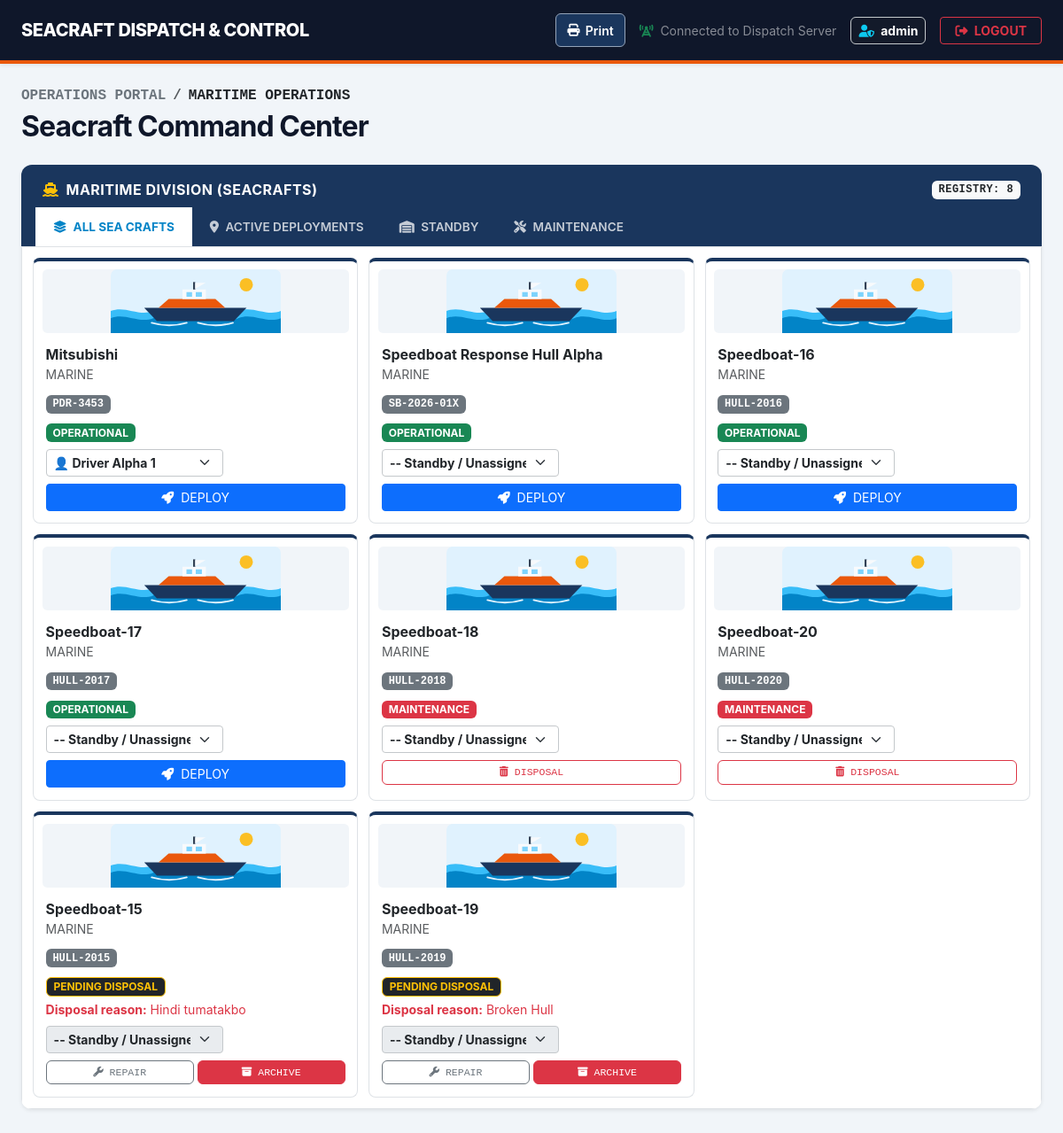
The page /maritime/dispatch/ (signed in) on the database as committed earlier.
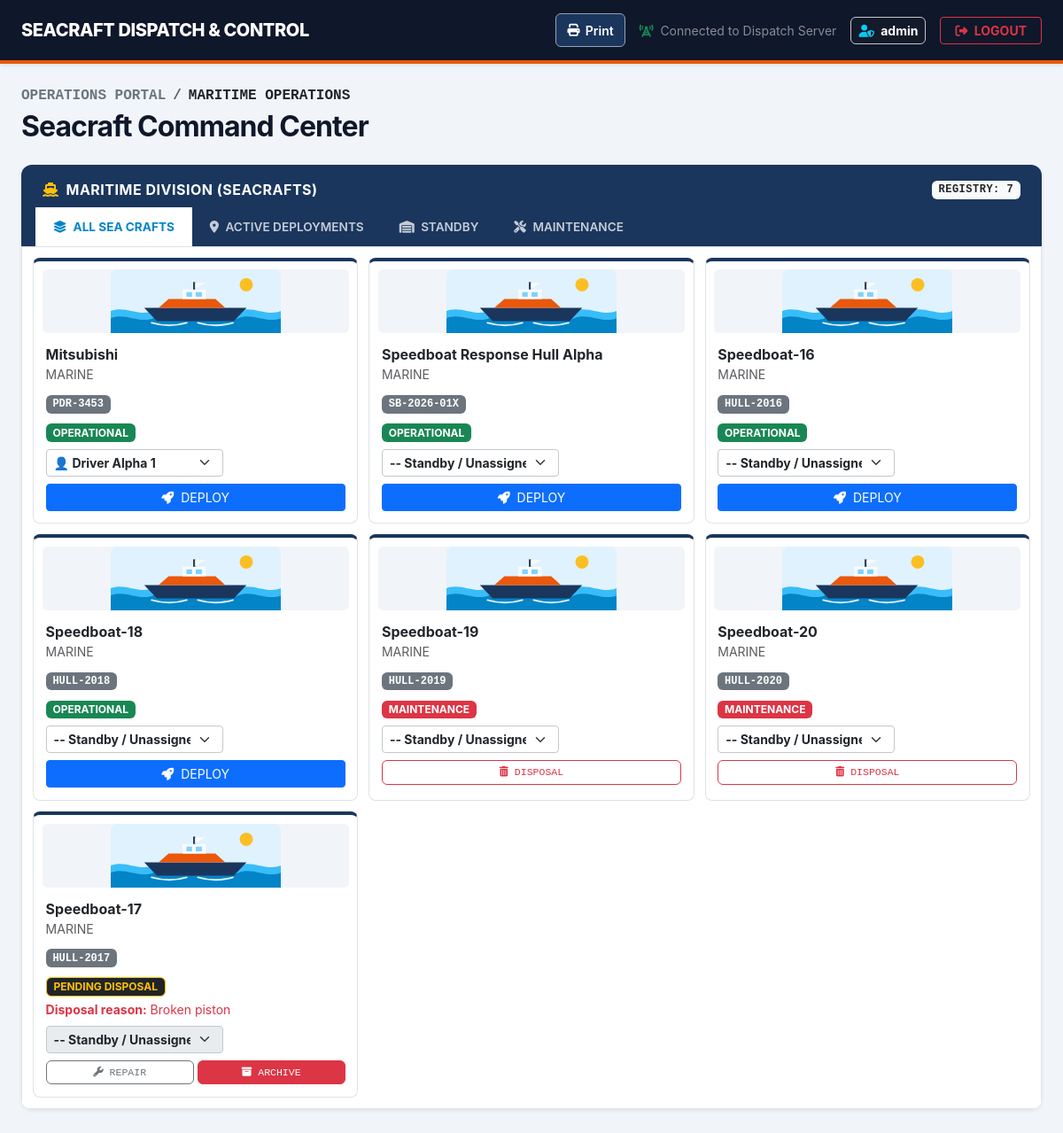
The same page on the database as committed later.
### fleet/models.py (models this page shows, shortened)
class Vehicle(models.Model):
    DEPLOYMENT_PURPOSE_CHOICES = [
        ('EMERGENCY_RESPONSE', 'Emergency response'),
        ('MEDICAL_TRANSPORT', 'Medical transport'),
        ('RESCUE_OPERATION', 'Rescue operation'),
        ('OFFICIAL_BUSINESS', 'Official business'),
        ('LOGISTICS_SUPPORT', 'Logistics support'),
        ('OTHER', 'Other'),
    ]
    STATUS_CHOICES = [
        ('OPERATIONAL', 'Operational'),
        ('MAINTENANCE', 'Maintenance'),
        ('DEPLOYED', 'Deployed'),
    ]
    model_name = models.CharField(max_length=100)
    plate_number = models.CharField(max_length=50, unique=True)
    vehicle_type = models.ForeignKey(VehicleType, on_delete=models.CASCADE)
    status = models.CharField(
        max_length=50,
        choices=STATUS_CHOICES,
        default='OPERATIONAL'
    )
    maintenance_problem = models.CharField(max_length=1000, blank=True)
    assigned_driver = models.ForeignKey(
        Driver,
        on_delete=models.SET_NULL,
        null=True,
        blank=True,
        related_name='vehicles'
    )
    deployment_purpose = models.CharField(
        max_length=30,
        choices=DEPLOYMENT_PURPOSE_CHOICES,
        blank=True,
    )
    deployment_destination = models.CharField(max_length=255, blank=True)

class VehicleType(models.Model):
    name = models.CharField(max_length=50, unique=True)

### fleet/views.py (the view, shortened to what this page needs)
# urls.py: path('maritime/dispatch/', views.seacraft_dispatch_view, name='seacraft_dispatch'),
@login_required
def seacraft_dispatch_view(request):
    user = request.user
    is_authorized = (
        user.is_superuser
        or user.groups.filter(name="Seacraft Dispatch").exists()
        or any(x in user.username.lower() for x in ["sea", "maritime"])
    )
    if not is_authorized:
        messages.error(
            request, "Access restricted to authorized Maritime Dispatchers."
        )
        return redirect("homepage")
    busy_driver_ids = Vehicle.objects.filter(
        status="DEPLOYED", assigned_driver__isnull=False
    ).values_list("assigned_driver_id", flat=True)
    available_drivers = Driver.objects.filter(
        is_active=True,
        license_number__startswith="MAR-"
    ).exclude(
        id__in=busy_driver_ids
    )
    sea_crafts = (
        Vehicle.objects.filter(
            Q(vehicle_type__name__iexact="marine")
            | Q(vehicle_type__name__iexact="maritime")
        )
        .exclude(status__in=["ARCHIVED", "DISPOSED"])
        .select_related("vehicle_type", "assigned_driver")
        .order_by(
            Case(
                When(status="OPERATIONAL", then=Value(1)),
                When(status="DEPLOYED", then=Value(2)),
                When(status="MAINTENANCE", then=Value(3)),
                When(status="PENDING_DISPOSAL", then=Value(4)),
                default=Value(5),
                output_field=IntegerField(),
            ),
            "model_name",
        )
    )
    sea_crafts = add_disposal_reasons(sea_crafts)
    maintenance_crafts = [
        craft for craft in sea_crafts
        if craft.status == "MAINTENANCE"
    ]
    return render(
        request,
        "fleet/seacraft_dispatch.html",
        {
            "sea_crafts": sea_crafts,
            "maintenance_crafts": maintenance_crafts,
            "drivers": available_drivers,
        },
    )

### fleet/templates/fleet/seacraft_dispatch.html (shortened to what this page needs)
{% load static %}
<!DOCTYPE html>
<html lang="en">
<head>
    <link href="https://cdn.jsdelivr.net/npm/bootstrap@5.3.0/dist/css/bootstrap.min.css" rel="stylesheet">
    <link rel="stylesheet" href="https://cdnjs.cloudflare.com/ajax/libs/font-awesome/6.4.0/css/all.min.css">
    <link rel="stylesheet" href="{% static 'fleet/css/asset_grid.css' %}">
    <link rel="stylesheet" href="{% static 'fleet/css/dashboard_views.css' %}">
    <link rel="stylesheet" href="{% static 'fleet/css/dashboard_print.css' %}">
    <link rel="stylesheet" href="{% static 'fleet/css/dashboard_theme.css' %}">
</head>
<body class="dashboard-shell">
    <nav class="navbar navbar-expand-lg shadow-sm sticky-top" style="background-color: var(--brand-blue);">
        <div class="container-fluid px-4">
            <a class="navbar-brand navbar-brand-custom d-flex align-items-center" href="#">
                SEACRAFT DISPATCH & CONTROL
            </a>
            <div class="d-flex align-items-center gap-3">
    <button type="button" class="dashboard-print-trigger" aria-label="Print dashboard">
        <i class="fa-solid fa-print" aria-hidden="true"></i> Print
    </button>
    <span class="text-white-50 small d-none d-md-inline">
        <i class="fa-solid fa-tower-cell text-success me-1"></i> Connected to Dispatch Server
    </span>
    {% if user.is_authenticated %}
    <span class="text-white small fw-bold bg-dark bg-opacity-25 px-2 py-1 rounded-2 border border-secondary-subtle">
        <i class="fa-solid fa-user-shield text-info me-1"></i> {{ user.username }}
    </span>
    {% endif %}
    <button type="button" class="btn btn-sm btn-outline-danger px-3 text-uppercase fw-bold" data-bs-toggle="modal" data-bs-target="#logoutModal">
        <i class="fa-solid fa-right-from-bracket me-1"></i> Logout
    </button>
</div>
        </div>
    </nav>
    <main class="container-fluid py-5 px-4" style="max-width: 1600px;">
        <div class="mb-4">
            <nav aria-label="breadcrumb">
                <ol class="breadcrumb mb-1 text-uppercase small font-monospace fw-bold">
                    <li class="breadcrumb-item"><a href="#" class="text-decoration-none text-secondary">Operations Portal</a></li>
                    <li class="breadcrumb-item text-dark active" aria-current="page">Maritime Operations</li>
                </ol>
            </nav>
            <h2 class="fw-bold m-0" style="letter-spacing: -0.03em; color: var(--brand-blue);">Seacraft Command Center</h2>
        </div>
        <div class="card shadow-sm border-0 mb-5">
            <div class="panel-header-custom p-0 border-0" style="background-color: #0284C7;">
                <div class="d-flex justify-content-between align-items-center px-4 pt-3 pb-2">
                    <span><i class="fa-solid fa-ship me-2 text-warning"></i>MARITIME DIVISION (SEACRAFTS)</span>
                    <span class="badge bg-light text-dark font-monospace">REGISTRY: {{ sea_crafts.count }}</span>
                </div>
                <ul class="nav nav-tabs custom-tabs border-0 px-3" id="seacraftTab" role="tablist">
                    <li class="nav-item" role="presentation">
                        <button class="nav-link active" id="all-crafts-tab" data-bs-toggle="tab" data-bs-target="#all-crafts" type="button" role="tab" aria-controls="all-crafts" aria-selected="true"><i class="fa-solid fa-layer-group me-1"></i> All Sea Crafts</button>
                    </li>
                    <li class="nav-item" role="presentation">
                        <button class="nav-link" id="deployed-crafts-tab" data-bs-toggle="tab" data-bs-target="#deployed-crafts" type="button" role="tab" aria-controls="deployed-crafts" aria-selected="false"><i class="fa-solid fa-location-dot me-1"></i> Active Deployments</button>
                    </li>
                    <li class="nav-item" role="presentation">
                        <button class="nav-link" id="standby-crafts-tab" data-bs-toggle="tab" data-bs-target="#standby-crafts" type="button" role="tab" aria-controls="standby-crafts" aria-selected="false"><i class="fa-solid fa-warehouse me-1"></i> Standby</button>
                    </li>
                    <li class="nav-item" role="presentation">
                        <button class="nav-link" id="maintenance-crafts-tab" data-bs-toggle="tab" data-bs-target="#maintenance-crafts" type="button" role="tab" aria-controls="maintenance-crafts" aria-selected="false"><i class="fa-solid fa-screwdriver-wrench me-1"></i> Maintenance</button>
                    </li>
                </ul>
            </div>
            <div class="card-body p-0 border bg-white rounded-bottom table-responsive">
                <div class="tab-content" id="seacraftTabContent">
                    <div class="tab-pane fade show active dashboard-view-list" id="all-crafts" data-view-list="dispatch-all-crafts" data-view-type="table" data-view-default="grid" role="tabpanel" aria-labelledby="all-crafts-tab">
                        <table class="table table-hover align-middle mb-0 asset-grid-table asset-grid-table--sea">
                            <tbody>
                                {% for craft in sea_crafts %}
                                <tr>
                                    <td>
                                        <strong>{{ craft.model_name }}</strong>
                                        <div class="text-muted small">{{ craft.vehicle_type.name }}</div>
                                    </td>
                                    <td><span class="badge bg-secondary font-monospace">{{ craft.plate_number }}</span></td>
                                    <td>
                                        {% if craft.status == 'DEPLOYED' %}
                                            <span class="badge bg-primary">DEPLOYED</span>
                                        {% elif craft.status == 'MAINTENANCE' %}
                                            <span class="badge bg-danger">MAINTENANCE</span>
                                        {% elif craft.status == 'PENDING_DISPOSAL' %}
                                            <span class="badge bg-dark border border-warning text-warning">PENDING DISPOSAL</span>
                                            <div class="small text-danger mt-1">
                                                <strong>Disposal reason:</strong>
                                                {{ craft.disposal_reason|default:"No reason recorded." }}
                                            </div>
                                        {% else %}
                                            <span class="badge bg-success">OPERATIONAL</span>
                                        {% endif %}
                                    </td>
                                    <td>
                                        <form action="{% url 'dashboard_portal:seacraft_dispatch' %}" method="post" class="d-flex gap-2 m-0">
                                            <select name="driver_id"
                                                    class="form-select form-select-sm fw-bold border-secondary-subtle"
                                                    style="max-width: 200px; cursor: pointer;"
                                                    onchange="this.form.submit();"
                                                    {% if craft.status == 'DEPLOYED' or craft.status == 'PENDING_DISPOSAL' %}disabled{% endif %}>
                                                <option value="">-- Standby / Unassigned --</option>
                                                {% if craft.assigned_driver %}
                                                    <option value="{{ craft.assigned_driver.id }}" selected>
                                                        👤 {{ craft.assigned_driver.name }} {% if craft.status == 'DEPLOYED' %}(In Field){% endif %}
                                                    </option>
                                                {% endif %}
                                            </select>
                                        </form>
                                    </td>
                                    <td>
                                        {% if craft.status == 'OPERATIONAL' %}
                                            <form action="{% url 'dashboard_portal:seacraft_dispatch' %}" method="post" class="m-0">
                                                <button type="submit" class="btn btn-sm btn-primary w-100"><i class="fa-solid fa-rocket me-1"></i> DEPLOY</button>
                                            </form>
                                        {% elif craft.status == 'MAINTENANCE' %}
                                            <div class="d-flex gap-1">
                                                <form action="{% url 'dashboard_portal:seacraft_dispatch' %}" method="post" class="m-0 {% if craft.assigned_driver %}w-50{% else %}w-100{% endif %}" onsubmit="return captureDispatchDisposalRemarks(this);">
                                                    <button type="submit" class="btn btn-xs btn-outline-danger w-100 py-1 font-monospace" style="font-size: 0.72rem;"><i class="fa-solid fa-trash-can"></i> DISPOSAL</button>
                                                </form>
                                            </div>
                                        {% elif craft.status == 'PENDING_DISPOSAL' %}
                                            <div class="d-flex gap-1">
                                                <form action="{% url 'dashboard_portal:seacraft_dispatch' %}" method="post" class="m-0 w-50">
                                                    <button type="submit" class="btn btn-xs btn-outline-secondary w-100 py-1 font-monospace" style="font-size: 0.72rem;" title="Decline and return to Under Maintenance"><i class="fa-solid fa-wrench"></i> REPAIR</button>
                                                </form>
                                                <form action="{% url 'dashboard_portal:seacraft_dispatch' %}" method="post" class="m-0 w-50">
                                                    <button type="submit" class="btn btn-xs btn-danger w-100 py-1 font-monospace" style="font-size: 0.72rem;" title="Confirm asset disposal clearance"><i class="fa-solid fa-box-archive"></i> ARCHIVE</button>
                                                </form>
                                            </div>
                                        {% else %}
                                            <button type="button" class="btn btn-sm btn-secondary w-100" disabled><i class="fa-solid fa-ban me-1"></i> LOCKED</button>
                                        {% endif %}
                                    </td>
                                </tr>
                                {% empty %}
                                <tr><td colspan="5" class="text-center py-4 text-muted fw-semibold">No marine operations fleet assets registered in system mapping rows.</td></tr>
                                {% endfor %}
                            </tbody>
                        </table>
                    </div>
                </div>
            </div>
        </div>
    </main>
</body>
</html>

Rows that differ between the two databases and show on the page:
no longer on this page (row edited): Vehicle: model_name "Speedboat-15", vehicle_type.name "MARINE", plate_number "HULL-2015", disposal_reason "Hindi tumatakbo"
changed Vehicle "Speedboat-18": status "MAINTENANCE DISPOSAL" → "OPERATIONAL DEPLOY"; moves up the list
changed Vehicle "Speedboat-19": disposal_reason "Broken Hull" → (not shown); status "PENDING DISPOSAL Disposal reason: REPAIR ARCHIVE" → "MAINTENANCE DISPOSAL"; moves up the list
shown differently, row unchanged: Vehicle "Speedboat-20": moves down the list
changed Vehicle "Speedboat-17": disposal_reason (not shown) → "Broken piston"; status "OPERATIONAL DEPLOY" → "PENDING DISPOSAL Disposal reason: REPAIR ARCHIVE"
Other text that changed with them:
{{ sea_crafts.count }}: "8" → "7"
